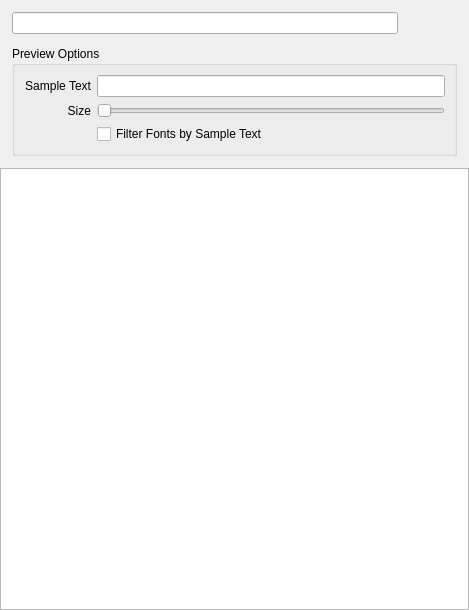
<?xml version="1.0" encoding="UTF-8"?>
<ui version="4.0">
 <class>QXFontListWidget</class>
 <widget class="QWidget" name="QXFontListWidget">
  <property name="geometry">
   <rect>
    <x>0</x>
    <y>0</y>
    <width>469</width>
    <height>610</height>
   </rect>
  </property>
  <property name="windowTitle">
   <string>Choose Font</string>
  </property>
  <layout class="QVBoxLayout" name="verticalLayout_2">
   <property name="spacing">
    <number>0</number>
   </property>
   <property name="leftMargin">
    <number>0</number>
   </property>
   <property name="topMargin">
    <number>0</number>
   </property>
   <property name="rightMargin">
    <number>0</number>
   </property>
   <property name="bottomMargin">
    <number>0</number>
   </property>
   <item>
    <layout class="QVBoxLayout" name="verticalLayout">
     <property name="spacing">
      <number>12</number>
     </property>
     <property name="leftMargin">
      <number>12</number>
     </property>
     <property name="topMargin">
      <number>12</number>
     </property>
     <property name="rightMargin">
      <number>12</number>
     </property>
     <property name="bottomMargin">
      <number>12</number>
     </property>
     <item>
      <layout class="QHBoxLayout" name="horizontalLayout_2">
       <item>
        <widget class="QLineEdit" name="searchLineEdit"/>
       </item>
       <item>
        <layout class="QHBoxLayout" name="horizontalLayout">
         <property name="spacing">
          <number>3</number>
         </property>
         <item>
          <widget class="QPushButton" name="okButton">
           <property name="sizePolicy">
            <sizepolicy hsizetype="Fixed" vsizetype="Fixed">
             <horstretch>0</horstretch>
             <verstretch>0</verstretch>
            </sizepolicy>
           </property>
           <property name="minimumSize">
            <size>
             <width>22</width>
             <height>22</height>
            </size>
           </property>
           <property name="maximumSize">
            <size>
             <width>22</width>
             <height>22</height>
            </size>
           </property>
           <property name="focusPolicy">
            <enum>Qt::NoFocus</enum>
           </property>
           <property name="toolTip">
            <string>OK</string>
           </property>
           <property name="styleSheet">
            <string notr="true">border: none;</string>
           </property>
           <property name="text">
            <string/>
           </property>
           <property name="icon">
            <iconset resource="QXApplication.qrc">
             <normaloff>:/images/ok.png</normaloff>:/images/ok.png</iconset>
           </property>
           <property name="iconSize">
            <size>
             <width>22</width>
             <height>22</height>
            </size>
           </property>
           <property name="default">
            <bool>true</bool>
           </property>
           <property name="flat">
            <bool>true</bool>
           </property>
          </widget>
         </item>
         <item>
          <widget class="QXIconButton" name="menuButton">
           <property name="sizePolicy">
            <sizepolicy hsizetype="Fixed" vsizetype="Fixed">
             <horstretch>0</horstretch>
             <verstretch>0</verstretch>
            </sizepolicy>
           </property>
           <property name="minimumSize">
            <size>
             <width>22</width>
             <height>22</height>
            </size>
           </property>
           <property name="maximumSize">
            <size>
             <width>22</width>
             <height>22</height>
            </size>
           </property>
           <property name="focusPolicy">
            <enum>Qt::NoFocus</enum>
           </property>
           <property name="toolTip">
            <string>OK</string>
           </property>
           <property name="styleSheet">
            <string notr="true">border: none;</string>
           </property>
           <property name="text">
            <string/>
           </property>
           <property name="icon">
            <iconset resource="QXApplication.qrc">
             <normaloff>:/images/menu.png</normaloff>:/images/menu.png</iconset>
           </property>
           <property name="autoDefault">
            <bool>false</bool>
           </property>
           <property name="flat">
            <bool>true</bool>
           </property>
          </widget>
         </item>
        </layout>
       </item>
      </layout>
     </item>
     <item>
      <widget class="QGroupBox" name="previewSettingsGoupBox">
       <property name="title">
        <string>Preview Options</string>
       </property>
       <layout class="QGridLayout" name="gridLayout">
        <item row="0" column="1">
         <widget class="QLineEdit" name="previewTextEdit"/>
        </item>
        <item row="1" column="1">
         <widget class="QSlider" name="previewFontSizeSlider">
          <property name="minimum">
           <number>20</number>
          </property>
          <property name="orientation">
           <enum>Qt::Horizontal</enum>
          </property>
         </widget>
        </item>
        <item row="0" column="0">
         <widget class="QLabel" name="label">
          <property name="text">
           <string>Sample Text</string>
          </property>
          <property name="alignment">
           <set>Qt::AlignRight|Qt::AlignTrailing|Qt::AlignVCenter</set>
          </property>
         </widget>
        </item>
        <item row="1" column="0">
         <widget class="QLabel" name="label_2">
          <property name="text">
           <string>Size</string>
          </property>
          <property name="alignment">
           <set>Qt::AlignRight|Qt::AlignTrailing|Qt::AlignVCenter</set>
          </property>
         </widget>
        </item>
        <item row="2" column="1">
         <widget class="QCheckBox" name="previewCoverAllCharsCheckBox">
          <property name="toolTip">
           <string>Show only the fonts which contain all the sample characters.</string>
          </property>
          <property name="text">
           <string>Filter Fonts by Sample Text</string>
          </property>
         </widget>
        </item>
       </layout>
      </widget>
     </item>
    </layout>
   </item>
   <item>
    <widget class="QListView" name="fontListView"/>
   </item>
  </layout>
 </widget>
 <customwidgets>
  <customwidget>
   <class>QXIconButton</class>
   <extends>QPushButton</extends>
   <header>QXIconButton.h</header>
  </customwidget>
 </customwidgets>
 <resources>
  <include location="QXApplication.qrc"/>
 </resources>
 <connections>
  <connection>
   <sender>okButton</sender>
   <signal>clicked()</signal>
   <receiver>QXFontListWidget</receiver>
   <slot>accept()</slot>
   <hints>
    <hint type="sourcelabel">
     <x>439</x>
     <y>24</y>
    </hint>
    <hint type="destinationlabel">
     <x>249</x>
     <y>230</y>
    </hint>
   </hints>
  </connection>
 </connections>
</ui>
